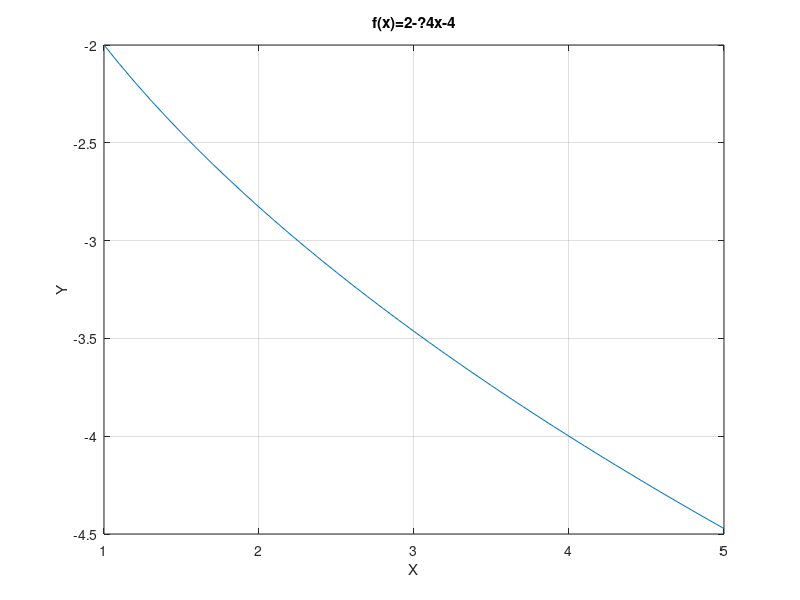

MATLAB code for this plot:
% Octave Script
% Title       : Modelos Matematicos
% Description : Graficar  
% Author      : Erika Amairani Leonardo Arce
% Date        : 23 de junio 2021
% Version     : 1
% Notes       : funcion f(x)=2-?4x-4


clc

%Grafica
x=1:0.1:5;
y=(2-(sqrt(4*x)))-2;
% Dibujar grafica
plot(x,y)
grid on; 
% Titulo
title("f(x)=2-?4x-4");
% Etiqueta para x
xlabel("X");
% Etiqueta para y
ylabel("Y");